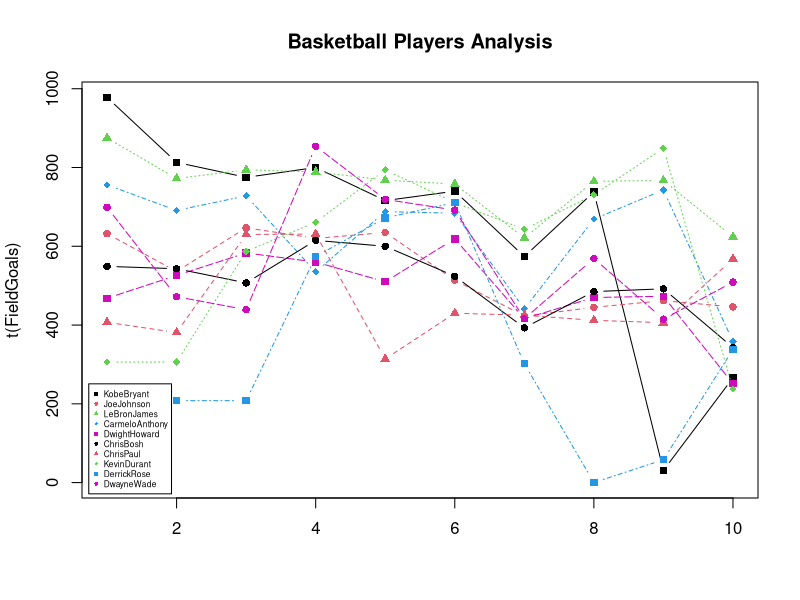

Write R code to recreate this figure. (Note: this script raises an error after producing the figure.)

# Matrices:
# - FieldGoalAttempts
# - FieldGoals
# - Games
# - MinutesPlayed
# - Salary
# Vectors:
# - Players
# - Seasons

#Copyright: These datasets were prepared using publicly available data.
#           However, theses scripts are subject to Copyright Laws. 
#           If you wish to use these R scripts outside of the R Programming Course
#           by Kirill Eremenko, you may do so by referencing www.superdatascience.com in your work.

#Comments:
#Seasons are labeled based on the first year in the season
#E.g. the 2012-2013 season is preseneted as simply 2012

#Notes and Corrections to the data:
#Kevin Durant: 2006 - College Data Used
#Kevin Durant: 2005 - Proxied With 2006 Data
#Derrick Rose: 2012 - Did Not Play
#Derrick Rose: 2007 - College Data Used
#Derrick Rose: 2006 - Proxied With 2007 Data
#Derrick Rose: 2005 - Proxied With 2007 Data

#Seasons
Seasons <- c("2005","2006","2007","2008","2009","2010","2011","2012","2013","2014")

#Players
Players <- c("KobeBryant","JoeJohnson","LeBronJames","CarmeloAnthony","DwightHoward","ChrisBosh","ChrisPaul","KevinDurant","DerrickRose","DwayneWade")

#Salaries
KobeBryant_Salary <- c(15946875,17718750,19490625,21262500,23034375,24806250,25244493,27849149,30453805,23500000)
JoeJohnson_Salary <- c(12000000,12744189,13488377,14232567,14976754,16324500,18038573,19752645,21466718,23180790)
LeBronJames_Salary <- c(4621800,5828090,13041250,14410581,15779912,14500000,16022500,17545000,19067500,20644400)
CarmeloAnthony_Salary <- c(3713640,4694041,13041250,14410581,15779912,17149243,18518574,19450000,22407474,22458000)
DwightHoward_Salary <- c(4493160,4806720,6061274,13758000,15202590,16647180,18091770,19536360,20513178,21436271)
ChrisBosh_Salary <- c(3348000,4235220,12455000,14410581,15779912,14500000,16022500,17545000,19067500,20644400)
ChrisPaul_Salary <- c(3144240,3380160,3615960,4574189,13520500,14940153,16359805,17779458,18668431,20068563)
KevinDurant_Salary <- c(0,0,4171200,4484040,4796880,6053663,15506632,16669630,17832627,18995624)
DerrickRose_Salary <- c(0,0,0,4822800,5184480,5546160,6993708,16402500,17632688,18862875)
DwayneWade_Salary <- c(3031920,3841443,13041250,14410581,15779912,14200000,15691000,17182000,18673000,15000000)
#Matrix
Salary <- rbind(KobeBryant_Salary, JoeJohnson_Salary, LeBronJames_Salary, CarmeloAnthony_Salary, DwightHoward_Salary, ChrisBosh_Salary, ChrisPaul_Salary, KevinDurant_Salary, DerrickRose_Salary, DwayneWade_Salary)
rm(KobeBryant_Salary, JoeJohnson_Salary, CarmeloAnthony_Salary, DwightHoward_Salary, ChrisBosh_Salary, LeBronJames_Salary, ChrisPaul_Salary, DerrickRose_Salary, DwayneWade_Salary, KevinDurant_Salary)
colnames(Salary) <- Seasons
rownames(Salary) <- Players

#Games 
KobeBryant_G <- c(80,77,82,82,73,82,58,78,6,35)
JoeJohnson_G <- c(82,57,82,79,76,72,60,72,79,80)
LeBronJames_G <- c(79,78,75,81,76,79,62,76,77,69)
CarmeloAnthony_G <- c(80,65,77,66,69,77,55,67,77,40)
DwightHoward_G <- c(82,82,82,79,82,78,54,76,71,41)
ChrisBosh_G <- c(70,69,67,77,70,77,57,74,79,44)
ChrisPaul_G <- c(78,64,80,78,45,80,60,70,62,82)
KevinDurant_G <- c(35,35,80,74,82,78,66,81,81,27)
DerrickRose_G <- c(40,40,40,81,78,81,39,0,10,51)
DwayneWade_G <- c(75,51,51,79,77,76,49,69,54,62)
#Matrix
Games <- rbind(KobeBryant_G, JoeJohnson_G, LeBronJames_G, CarmeloAnthony_G, DwightHoward_G, ChrisBosh_G, ChrisPaul_G, KevinDurant_G, DerrickRose_G, DwayneWade_G)
rm(KobeBryant_G, JoeJohnson_G, CarmeloAnthony_G, DwightHoward_G, ChrisBosh_G, LeBronJames_G, ChrisPaul_G, DerrickRose_G, DwayneWade_G, KevinDurant_G)
colnames(Games) <- Seasons
rownames(Games) <- Players

#Minutes Played
KobeBryant_MP <- c(3277,3140,3192,2960,2835,2779,2232,3013,177,1207)
JoeJohnson_MP <- c(3340,2359,3343,3124,2886,2554,2127,2642,2575,2791)
LeBronJames_MP <- c(3361,3190,3027,3054,2966,3063,2326,2877,2902,2493)
CarmeloAnthony_MP <- c(2941,2486,2806,2277,2634,2751,1876,2482,2982,1428)
DwightHoward_MP <- c(3021,3023,3088,2821,2843,2935,2070,2722,2396,1223)
ChrisBosh_MP <- c(2751,2658,2425,2928,2526,2795,2007,2454,2531,1556)
ChrisPaul_MP <- c(2808,2353,3006,3002,1712,2880,2181,2335,2171,2857)
KevinDurant_MP <- c(1255,1255,2768,2885,3239,3038,2546,3119,3122,913)
DerrickRose_MP <- c(1168,1168,1168,3000,2871,3026,1375,0,311,1530)
DwayneWade_MP <- c(2892,1931,1954,3048,2792,2823,1625,2391,1775,1971)
#Matrix
MinutesPlayed <- rbind(KobeBryant_MP, JoeJohnson_MP, LeBronJames_MP, CarmeloAnthony_MP, DwightHoward_MP, ChrisBosh_MP, ChrisPaul_MP, KevinDurant_MP, DerrickRose_MP, DwayneWade_MP)
rm(KobeBryant_MP, JoeJohnson_MP, CarmeloAnthony_MP, DwightHoward_MP, ChrisBosh_MP, LeBronJames_MP, ChrisPaul_MP, DerrickRose_MP, DwayneWade_MP, KevinDurant_MP)
colnames(MinutesPlayed) <- Seasons
rownames(MinutesPlayed) <- Players

#Field Goals
KobeBryant_FG <- c(978,813,775,800,716,740,574,738,31,266)
JoeJohnson_FG <- c(632,536,647,620,635,514,423,445,462,446)
LeBronJames_FG <- c(875,772,794,789,768,758,621,765,767,624)
CarmeloAnthony_FG <- c(756,691,728,535,688,684,441,669,743,358)
DwightHoward_FG <- c(468,526,583,560,510,619,416,470,473,251)
ChrisBosh_FG <- c(549,543,507,615,600,524,393,485,492,343)
ChrisPaul_FG <- c(407,381,630,631,314,430,425,412,406,568)
KevinDurant_FG <- c(306,306,587,661,794,711,643,731,849,238)
DerrickRose_FG <- c(208,208,208,574,672,711,302,0,58,338)
DwayneWade_FG <- c(699,472,439,854,719,692,416,569,415,509)
#Matrix
FieldGoals <- rbind(KobeBryant_FG, JoeJohnson_FG, LeBronJames_FG, CarmeloAnthony_FG, DwightHoward_FG, ChrisBosh_FG, ChrisPaul_FG, KevinDurant_FG, DerrickRose_FG, DwayneWade_FG)
rm(KobeBryant_FG, JoeJohnson_FG, LeBronJames_FG, CarmeloAnthony_FG, DwightHoward_FG, ChrisBosh_FG, ChrisPaul_FG, KevinDurant_FG, DerrickRose_FG, DwayneWade_FG)
colnames(FieldGoals) <- Seasons
rownames(FieldGoals) <- Players

#Field Goal Attempts
KobeBryant_FGA <- c(2173,1757,1690,1712,1569,1639,1336,1595,73,713)
JoeJohnson_FGA <- c(1395,1139,1497,1420,1386,1161,931,1052,1018,1025)
LeBronJames_FGA <- c(1823,1621,1642,1613,1528,1485,1169,1354,1353,1279)
CarmeloAnthony_FGA <- c(1572,1453,1481,1207,1502,1503,1025,1489,1643,806)
DwightHoward_FGA <- c(881,873,974,979,834,1044,726,813,800,423)
ChrisBosh_FGA <- c(1087,1094,1027,1263,1158,1056,807,907,953,745)
ChrisPaul_FGA <- c(947,871,1291,1255,637,928,890,856,870,1170)
KevinDurant_FGA <- c(647,647,1366,1390,1668,1538,1297,1433,1688,467)
DerrickRose_FGA <- c(436,436,436,1208,1373,1597,695,0,164,835)
DwayneWade_FGA <- c(1413,962,937,1739,1511,1384,837,1093,761,1084)
#Matrix
FieldGoalAttempts <- rbind(KobeBryant_FGA, JoeJohnson_FGA, LeBronJames_FGA, CarmeloAnthony_FGA, DwightHoward_FGA, ChrisBosh_FGA, ChrisPaul_FGA, KevinDurant_FGA, DerrickRose_FGA, DwayneWade_FGA)
rm(KobeBryant_FGA, JoeJohnson_FGA, LeBronJames_FGA, CarmeloAnthony_FGA, DwightHoward_FGA, ChrisBosh_FGA, ChrisPaul_FGA, KevinDurant_FGA, DerrickRose_FGA, DwayneWade_FGA)
colnames(FieldGoalAttempts) <- Seasons
rownames(FieldGoalAttempts) <- Players

#Points
KobeBryant_PTS <- c(2832,2430,2323,2201,1970,2078,1616,2133,83,782)
JoeJohnson_PTS <- c(1653,1426,1779,1688,1619,1312,1129,1170,1245,1154)
LeBronJames_PTS <- c(2478,2132,2250,2304,2258,2111,1683,2036,2089,1743)
CarmeloAnthony_PTS <- c(2122,1881,1978,1504,1943,1970,1245,1920,2112,966)
DwightHoward_PTS <- c(1292,1443,1695,1624,1503,1784,1113,1296,1297,646)
ChrisBosh_PTS <- c(1572,1561,1496,1746,1678,1438,1025,1232,1281,928)
ChrisPaul_PTS <- c(1258,1104,1684,1781,841,1268,1189,1186,1185,1564)
KevinDurant_PTS <- c(903,903,1624,1871,2472,2161,1850,2280,2593,686)
DerrickRose_PTS <- c(597,597,597,1361,1619,2026,852,0,159,904)
DwayneWade_PTS <- c(2040,1397,1254,2386,2045,1941,1082,1463,1028,1331)
#Matrix
Points <- rbind(KobeBryant_PTS, JoeJohnson_PTS, LeBronJames_PTS, CarmeloAnthony_PTS, DwightHoward_PTS, ChrisBosh_PTS, ChrisPaul_PTS, KevinDurant_PTS, DerrickRose_PTS, DwayneWade_PTS)
rm(KobeBryant_PTS, JoeJohnson_PTS, LeBronJames_PTS, CarmeloAnthony_PTS, DwightHoward_PTS, ChrisBosh_PTS, ChrisPaul_PTS, KevinDurant_PTS, DerrickRose_PTS, DwayneWade_PTS)
colnames(Points) <- Seasons
rownames(Points) <- Players

#----------------------------------------------------------------------
# Naming dimensions

Games
rownames(Games)
colnames(Games)
Games["LeBronJames", "2012"]

FieldGoals

round(FieldGoals / Games, 1)

round(MinutesPlayed / Games)

#----------------------------------------------------------------------
# Visualising with Matplot()

matplot(t(FieldGoals), type = "b", pch = 15:18, col = c(1:4,6), main="Basketball Players Analysis")
legend("bottomleft", inset = 0.01, legend = Players, col = c(1:4,6), pch = 15:18, cex=0.5, horiz = F)

FieldGoals
t(FieldGoals)
matplot()
?legend()

matplot(t(FieldGoals / FieldGoalAttempts), type = "b", pch = 15:18, col = c(1:4,6))
legend("bottomleft", inset = 0.01, legend = Players, col = c(1:4,6), pch = 15:18, cex=0.5, horiz = F)

#----------------------------------------------------------------------
# Subsetting 

Data <- MinutesPlayed[1:3,]
matplot(t(Data), type = "b", pch = 15:18, col = c(1:4,6))
Data

Data <- MinutesPlayed[1,] 
Data    # just named vectors, not matrix

Data <- MinutesPlayed[1,,drop=F]
matplot(t(Data), type = "b", pch = 15:18, col = c(1:4,6))
legend("bottomleft", inset = 0.01, legend = Players[1], col = c(1:4,6), pch = 15:18, cex=0.5, horiz = F)

#----------------------------------------------------------------------
# Creating function
# A function is also an object in R

myplot <- function(){
  Data <- MinutesPlayed[2:3,,drop=F]
  matplot(t(Data), type = "b", pch = 15:18, col = c(1:4,6))
  legend("bottomleft", inset = 0.01, legend = Players[2:3], col = c(1:4,6), pch = 15:18, cex=0.5, horiz = F)
}
myplot()


myplot <- function(rows){
  Data <- MinutesPlayed[rows,,drop=F]
  matplot(t(Data), type = "b", pch = 15:18, col = c(1:4,6))
  legend("bottomleft", inset = 0.01, legend = Players[rows], col = c(1:4,6), pch = 15:18, cex=0.5, horiz = F)
}
myplot(1:5)


myplot <- function(data,rows){
  Data <- data[rows,,drop=F]
  matplot(t(Data), type = "b", pch = 15:18, col = c(1:4,6))
  legend("bottomleft", inset = 0.01, legend = Players[rows], col = c(1:4,6), pch = 15:18, cex=0.5, horiz = F)
}
myplot(Salary, 1:2)


myplot <- function(data,rows=1:10){
  Data <- data[rows,,drop=F]
  matplot(t(Data), type = "b", pch = 15:18, col = c(1:4,6))
  legend("bottomleft", inset = 0.01, legend = Players[rows], col = c(1:4,6), pch = 15:18, cex=0.5, horiz = F)
}
myplot(Salary)

myplot(MinutesPlayed/Games, 3)

#-----------------------------------------------------------------------
# Insights to the data

# Salary
myplot(Salary)
myplot(Salary / Games)
myplot(Salary / FieldGoals)

# In-Game Metrics
myplot(MinutesPlayed)
myplot(Points)

# In-Game Metrics Normalized - eg) injury
myplot(FieldGoals / Games)
myplot(FieldGoals / FieldGoalAttempts)
myplot(FieldGoalAttempts / Games)
myplot(Points / Games)

myplot(MinutesPlayed / Games)
myplot(Games)

# Time is valuable
myplot(FieldGoals / MinutesPlayed)

# Player Style
myplot(Points / FieldGoals)
